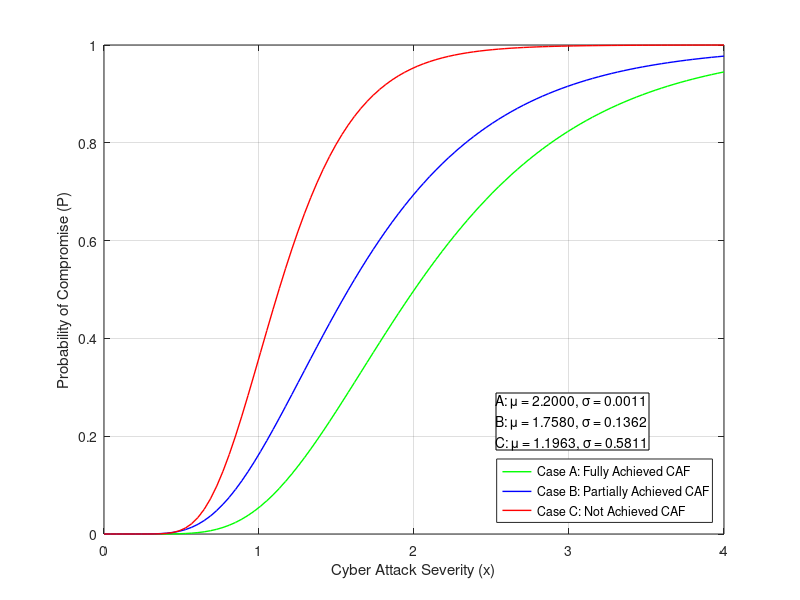

The MATLAB source for this figure:
% Adam Lewis 3rd Year Individual Project
% Student ID 11076422

% ChatGPT o3-mini-high was used to aid debugging and production of the 
% MATLAB visualisations in this project.

% MATLAB code to generate 3 base case fragility curves

% Define desired figure size in pixels
plotWidth = 500;   % Width in pixels
plotHeight = 450;  % Height in pixels

% Define Mean and StdDev for base cases
m_norm_A = 2.2000;    % Company A(high resilience) Normalised & scaled mean
s_norm_A = 0.9989;    % Company A(high resilience) Normalised std deviation
m_norm_B = 1.7580;    % Company B(moderate resilience) Normalised & scaled mean
s_norm_B = 0.8638;    % Company B(moderate resilience) Normalised std deviation
m_norm_C = 1.1963;    % Company C(low resilience) Normalised & scaled mean
s_norm_C = 0.4189;    % Company C(low resilience) Normalised std deviation

% Convert mean and std to beta/theta for companies A, B and C
beta_A = sqrt(log(1 + (s_norm_A/m_norm_A)^2));
theta_A = m_norm_A * exp(-0.5 * beta_A^2);
beta_B = sqrt(log(1 + (s_norm_B/m_norm_B)^2));
theta_B = m_norm_B * exp(-0.5 * beta_B^2);
beta_C = sqrt(log(1 + (s_norm_C/m_norm_C)^2));
theta_C = m_norm_C * exp(-0.5 * beta_C^2);

% Define intensity measure X
x = linspace(0, 4, 100); 

% Use normcdf to generate fragility curves
P_CompanyA = normcdf((log(x / theta_A)) / beta_A);
P_CompanyB = normcdf((log(x / theta_B)) / beta_B);
P_CompanyC = normcdf((log(x / theta_C)) / beta_C);

% Plot fragility Curve
figure('Color','w', 'Units','pixels', 'Position',[100 100 plotWidth plotHeight]);
plot(x, P_CompanyA, 'g-', 'LineWidth', 1); hold on; 
plot(x, P_CompanyB, 'b-', 'LineWidth', 1);         
plot(x, P_CompanyC, 'r-', 'LineWidth', 1);          
xlabel('Cyber Attack Severity (x)');
ylabel('Probability of Compromise (P)');
set(gcf, 'Color', 'white');

% Main legend -
legend({ 'Case A: Fully Achieved CAF', ...
         'Case B: Partially Achieved CAF', ...
         'Case C: Not Achieved CAF' }, ...
         'Location', 'southeast');

% Text box for mean and SD inputs
annotation_str = {...
    sprintf('A: μ = %.4f, σ = %.4f', m_norm_A, 1-s_norm_A), ...
    sprintf('B: μ = %.4f, σ = %.4f', m_norm_B, 1-s_norm_B), ...
    sprintf('C: μ = %.4f, σ = %.4f', m_norm_C, 1-s_norm_C)};
annotation('textbox', [0.62 0.25, 0.3, 0.15], 'String', annotation_str,...
           'FitBoxToText', 'on', 'EdgeColor', 'black', ...
           'BackgroundColor', 'white');
grid on;
hold off;

ax = gca;
ti = get(ax, 'TightInset');
set(ax, 'LooseInset', [ti(1), ti(2), ti(3), ti(4) + 0.02]);

saveas(gcf, 'img_chapter_6_1_base_cases.png');
